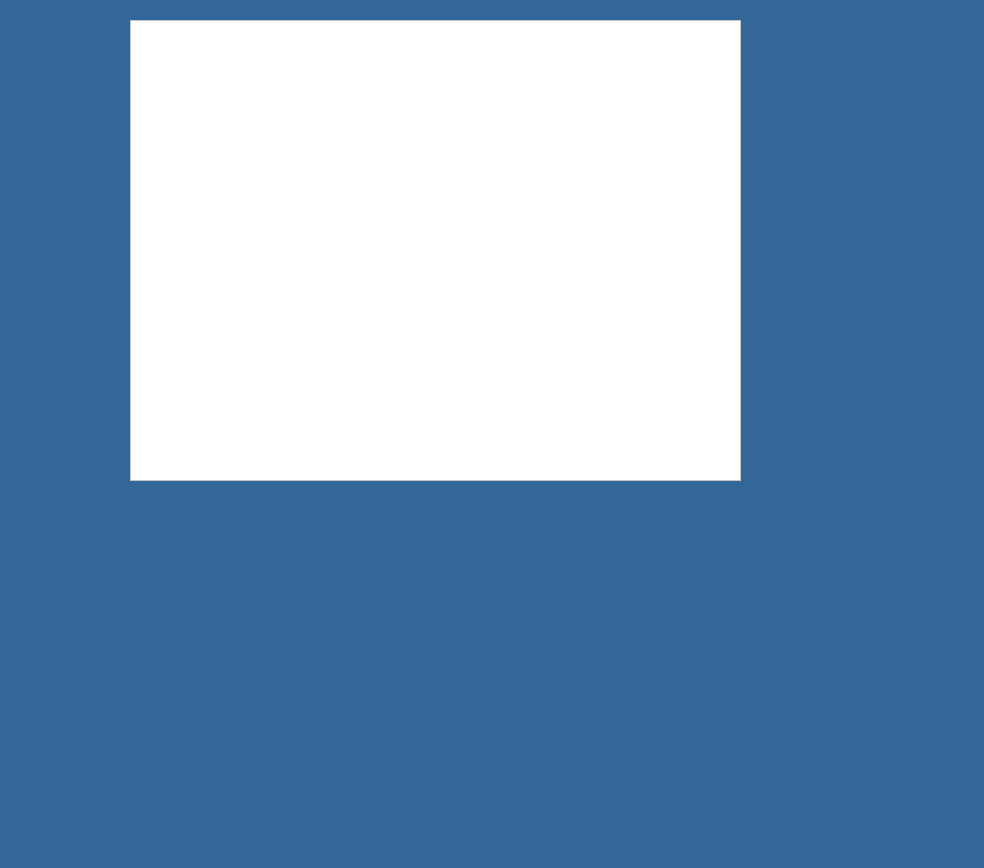
<?xml version="1.0" encoding="UTF-8"?>
<ui version="4.0">
 <class>MainWindow</class>
 <widget class="QMainWindow" name="MainWindow">
  <property name="geometry">
   <rect>
    <x>0</x>
    <y>0</y>
    <width>984</width>
    <height>868</height>
   </rect>
  </property>
  <property name="windowTitle">
   <string>MainWindow</string>
  </property>
  <property name="styleSheet">
   <string notr="true">background-color: #336699</string>
  </property>
  <widget class="QWidget" name="centralwidget">
   <widget class="QGraphicsView" name="board">
    <property name="geometry">
     <rect>
      <x>130</x>
      <y>20</y>
      <width>611</width>
      <height>461</height>
     </rect>
    </property>
    <property name="styleSheet">
     <string notr="true">background-color: white</string>
    </property>
   </widget>
  </widget>
  <widget class="QMenuBar" name="menubar">
   <property name="geometry">
    <rect>
     <x>0</x>
     <y>0</y>
     <width>984</width>
     <height>24</height>
    </rect>
   </property>
  </widget>
  <widget class="QStatusBar" name="statusbar"/>
 </widget>
 <resources/>
 <connections/>
</ui>
